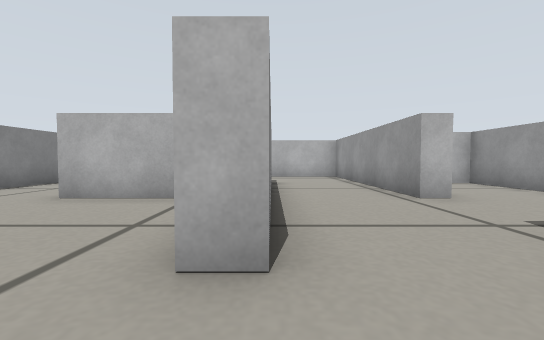
View 1 (above)

24 first-person views from a walk through a world built for the Gazebo simulator. The camera is 0.18 m above the floor, tilts 2° down and sees 90° across. The floor is counted in squares, 0.25 m on a side. Each view is taken from the middle of a square. On the plan, view 1 faces up. The plan holds only what a view shows up to about 9 squares ahead; the rest is blank.

View 2
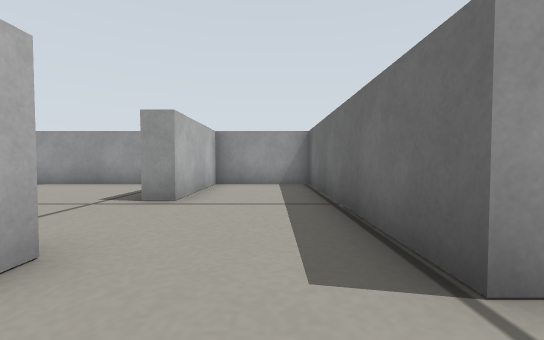

View 3
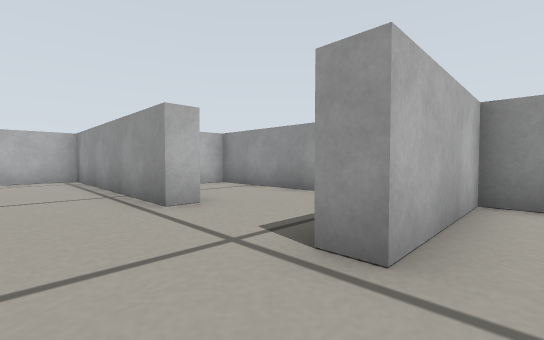

View 4
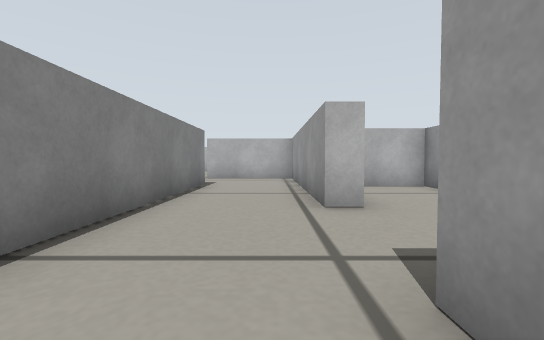

View 5
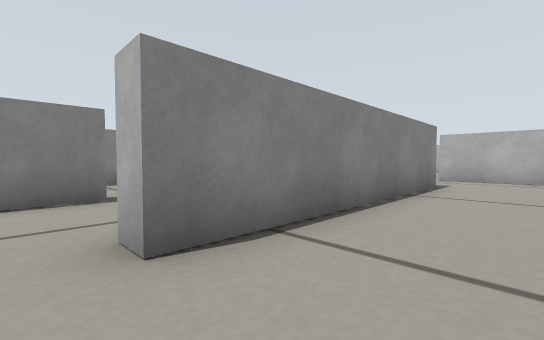

View 6
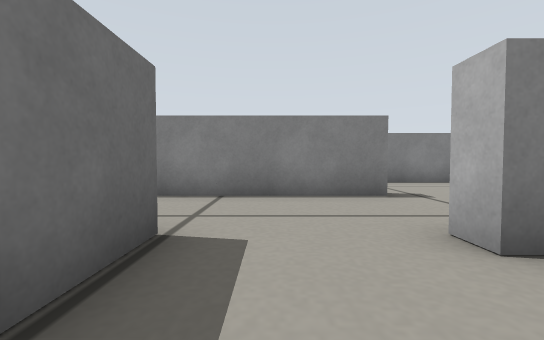

View 7
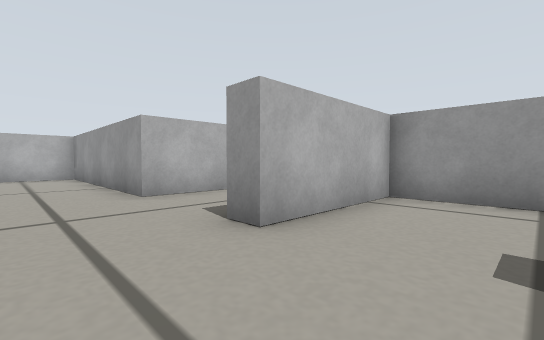

View 8
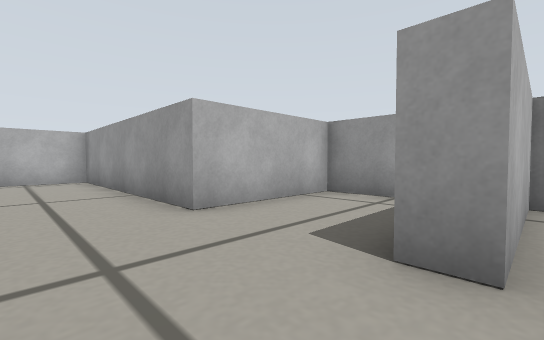

View 9
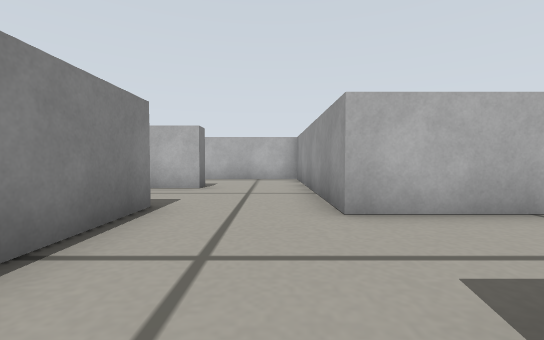

View 10
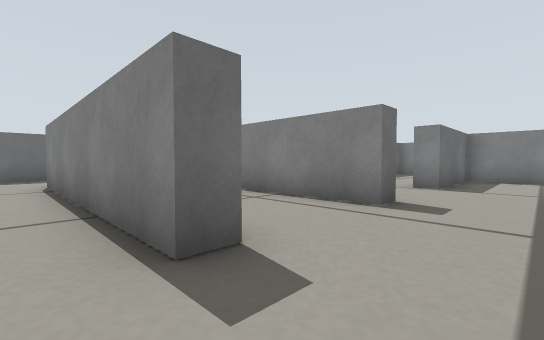

View 11
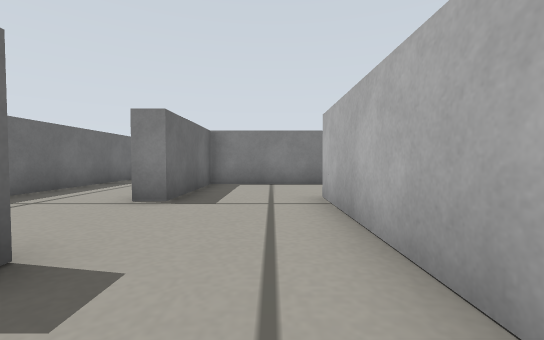

View 12
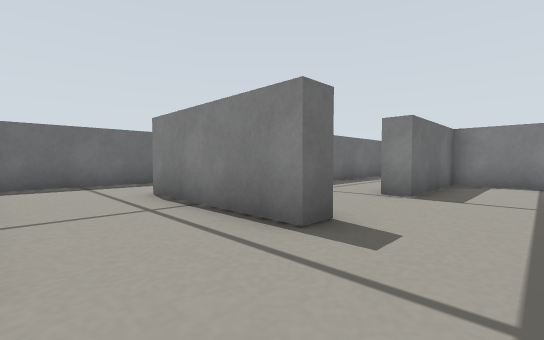

View 13
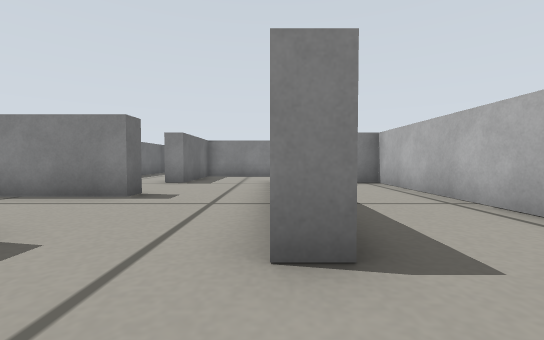

View 14
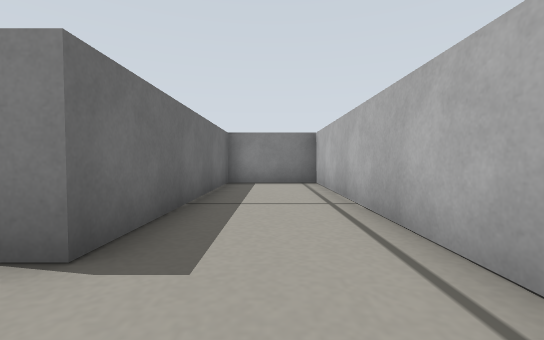

View 15
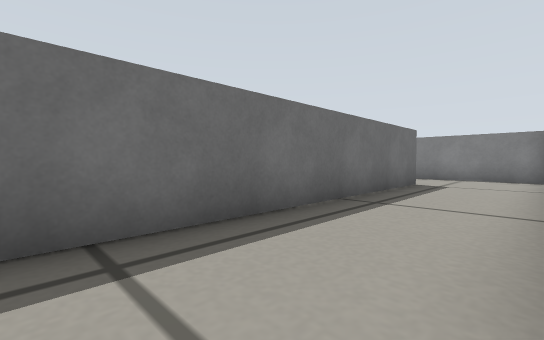

View 16
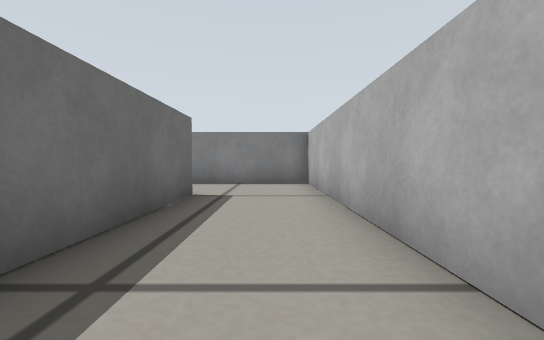

View 17
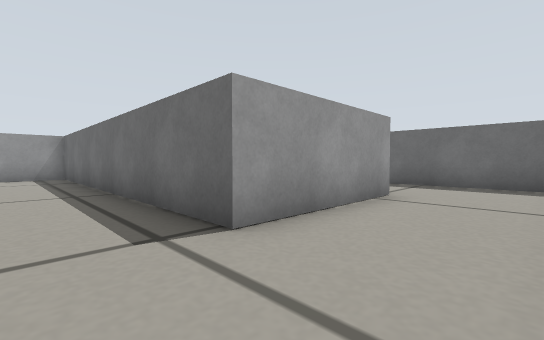

View 18
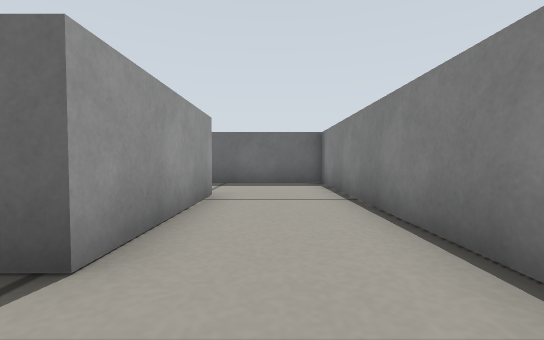

View 19
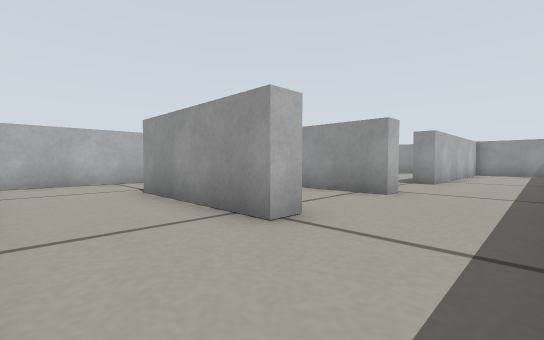

View 20
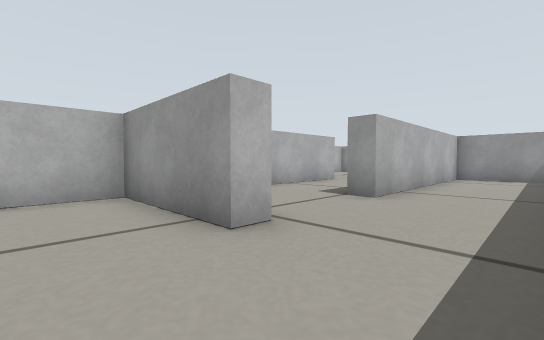

View 21
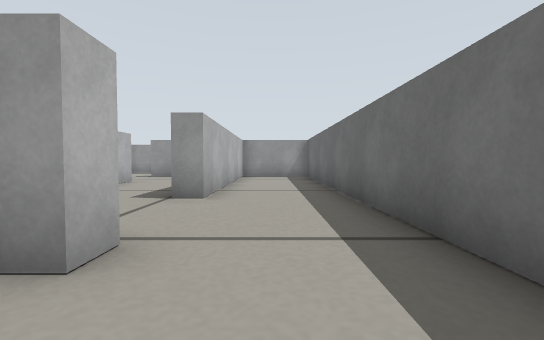

View 22
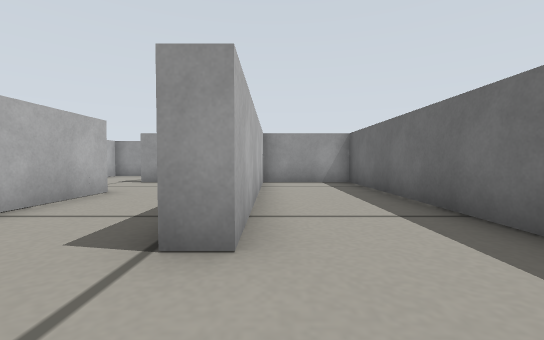

View 23
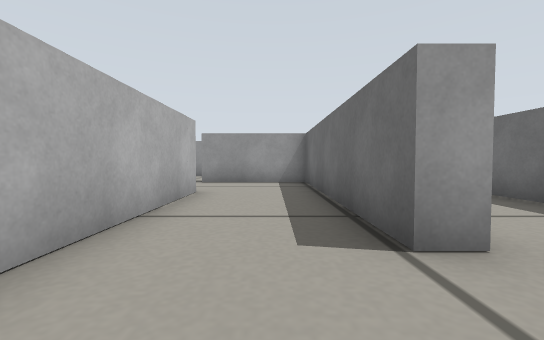

View 24
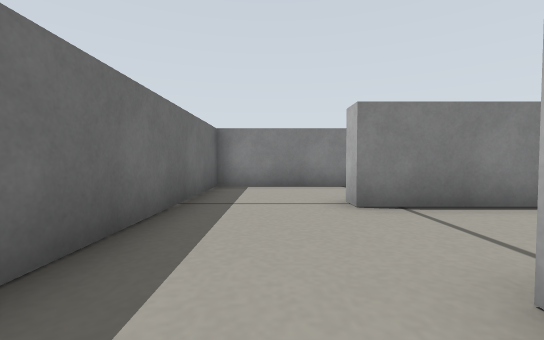

### Floor plan
Ten units are one square. View 1 is at (0, 0); x grows to the right and y downward. Boxes are objects, and circles mark ways between rooms. Rooms are numbered by the first view taken in them; rooms with no view inside come last. Other rooms are left out.
<svg viewBox="-211 -159 278 209">
<path fill="none" stroke="#000" d="M0 -17 -6 -17M-6 11 62 11 62 -17 28 -17 28 -24M-34 -14 -34 5M-69 -45 -69 -17M-40 -14 -40 -24M-40 -51 -40 -58M-6 -70 -6 -86 -40 -86 -40 -96M-69 -92 -69 -45M-69 -126 -69 -120 -81 -120M-75 -92 -69 -92M-40 -96 -40 -125M-130 -51 -206 -51 -206 45 -164 45M-171 17 -177 17 -177 -23 -79 -23M-110 -92 -103 -92 -103 -51M-99 -120 -114 -120M-40 -125 -40 -154 -137 -154 -137 -126 -69 -126M-143 17 -143 -17 -161 -17M-171 -11 -171 17M-164 45 -144 45M-136 17 -143 17M-144 45 -40 45 -40 17 -109 17M-109 17 -109 11 -40 11 -40 -14M-69 -17 -114 -17M0 -93 0 -17M28 -51 28 -120 1 -120M35 -51 28 -51M62 -39 62 -86 45 -86M-6 -29 -6 -51 -40 -51M-34 -24 -34 -14M-137 -92 -137 -85M-114 -120 -144 -120"/>
<circle cx="0" cy="-5" r="3" fill="#2a7"/>
<circle cx="15" cy="-20" r="3" fill="#2a7"/>
<circle cx="-20" cy="-20" r="3" fill="#2a7"/>
<circle cx="-55" cy="-55" r="3" fill="#2a7"/>
<circle cx="-55" cy="-20" r="3" fill="#2a7"/>
<circle cx="-40" cy="-35" r="3" fill="#2a7"/>
<circle cx="-55" cy="-90" r="3" fill="#2a7"/>
<circle cx="-70" cy="-105" r="3" fill="#2a7"/>
<circle cx="-55" cy="-120" r="3" fill="#2a7"/>
<circle cx="-175" cy="30" r="3" fill="#2a7"/>
<circle cx="-105" cy="-105" r="3" fill="#2a7"/>
<circle cx="-140" cy="30" r="3" fill="#2a7"/>
<circle cx="-125" cy="10" r="3" fill="#2a7"/>
<circle cx="30" cy="-40" r="3" fill="#2a7"/>
<text x="20" y="-10">1</text>
<text x="-20" y="-10">2</text>
<text x="-60" y="-30">3</text>
<text x="-40" y="-70">4</text>
<text x="-60" y="-110">5</text>
<text x="-140" y="-30">6</text>
<text x="-90" y="-140">7</text>
<text x="-160" y="10">8</text>
<text x="-100" y="30">9</text>
<text x="-90" y="0">10</text>
<text x="10" y="-70">11</text>
<text x="40" y="-50">12</text>
<text x="-20" y="-30">13</text>
<text x="-130" y="-100">14</text>
</svg>
Room 1 opens to room 2. Room 1 opens to room 11. Room 2 opens to room 13. Room 3 opens to room 4. Room 3 opens to room 10. Room 3 opens to room 13. Room 4 opens to room 5. Room 5 opens to room 6. Room 5 opens to room 7. Room 6 opens to room 8. Room 6 opens to room 14. Room 8 opens to room 9. Room 9 opens to room 10. Room 11 opens to room 12.

Where each view was taken, in squares from view 1:
view 1: 0 up, 0 right, facing up
view 2: 0 up, 2 left, facing right
view 3: 1 up, 1 right, facing up-right
view 4: 1 up, 2 right, facing up
view 5: 1 up, 2 right, facing up-left
view 6: 0 up, 2 right, facing left
view 7: 3 up, 6 left, facing up-right
view 8: 5 up, 6 left, facing up-right
view 9: 5 up, 5 left, facing up
view 10: 11 up, 6 left, facing down-left
view 11: 11 up, 9 left, facing left
view 12: 11 up, 8 left, facing down-left
view 13: 12 up, 5 left, facing left
view 14: 14 up, 5 left, facing left
view 15: 5 up, 9 left, facing down-left
view 16: 4 up, 12 left, facing left
view 17: 4 up, 20 left, facing down-right
view 18: 4 up, 19 left, facing down
view 19: 4 down, 20 left, facing up-right
view 20: 4 down, 16 left, facing up-right
view 21: 3 down, 16 left, facing right
view 22: 2 down, 13 left, facing right
view 23: 0 up, 13 left, facing right
view 24: 3 down, 13 left, facing left
